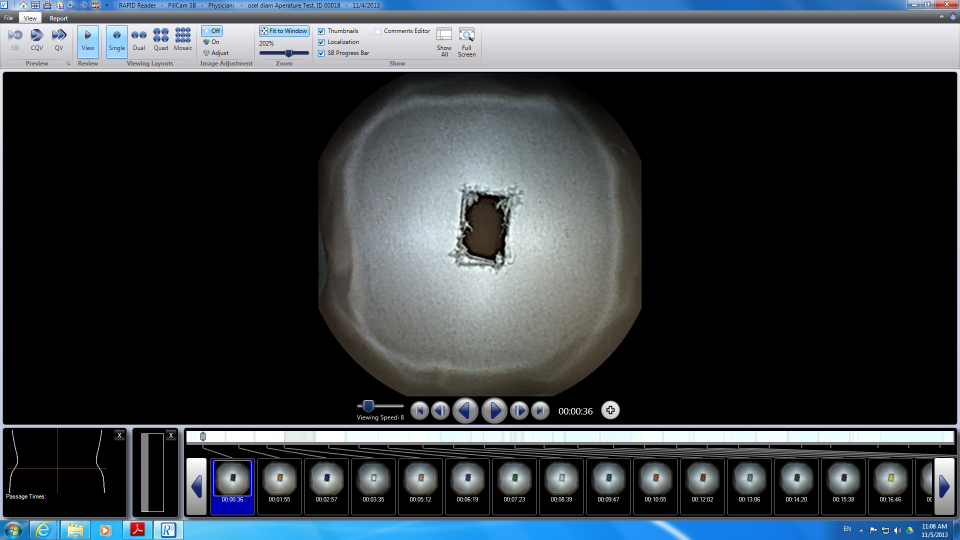
%> input picture 21 capsule images with mask/raw_image/b01.tif, 1920 x 1080 px (shown at 1/2 size); its folder holds 4 pictures in this run
$ octave getcapsule_screen.m   (GNU Octave 9; MATLAB toolbox functions it lacks are replaced by stand-ins)
%> lines starting %> are read from the running program, lines starting %| are printed output that depends on the picture; in (x1, y1, x2, y2) boxes, pixels count from 0 and x2, y2 are one past the last pixel; in counts of white or black regions, pixels touching at a corner belong together; the program's own positions count from 1
%% Retrieve RGB from captured images

% sample range
% original size 1920x1080

% the center
cx = 1920/2;
cy = 1080/2;


cx = 970;
cy = 450;

% the ROI half-size
hl = 15;
window_size = 2 * hl + 1;

% the ROI
xrange = [cx-hl:cx+hl];
yrange = [cy-hl:cy+hl];

rgbcapsule = zeros(24,3);
canvas = uint8(zeros(window_size*4,window_size*6,3));

for i = 1:24

    % derive the filename
    fn = sprintf('raw_image/b%02d.tif',i);

    % read the image
    im = imread(fn);
%> im is the input picture: size 1080x1920x3 uint8; mean R, G, B 57.4, 63.3, 68

    % crop the ROI
    roi = im(yrange,xrange,:);
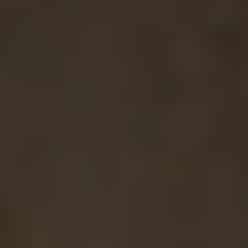
%> roi: size 31x31x3 uint8 (shown 8 times larger); mean R, G, B 61.4, 50.7, 39

    % calculate the average RGB
    rgb = [mean(mean(roi(:,:,1))) mean(mean(roi(:,:,2))) mean(mean(roi(:,:,3)))];
%> rgb = [61.39 50.75 39.03]
    rgbcapsule(i,1:3) = rgb;

    % create a (red) masked image to show where the ROI is
    im(yrange,xrange,1) = 255;
    im(yrange,xrange,2) = 0;
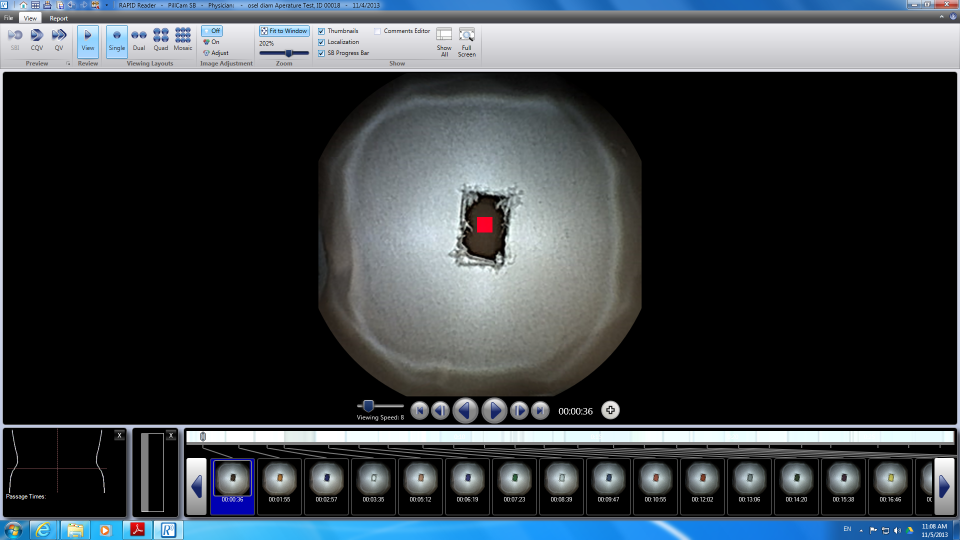
%> im: size 1080x1920x3 uint8 (shown at 1/2 size); mean R, G, B 57.4, 63.3, 68; mean of the top-left, top-right, bottom-left and bottom-right quarters 73.1, 72.2, 51.1, 55.2
    im(yrange,xrange,3) = 0;
%> im: size 1080x1920x3 uint8; 0.05% of pixels changed, all inside (x1, y1, x2, y2) = (954, 434, 985, 465)

    subplot(4,6,i)
    imshow(im)

    % stitch
    row = floor((i-1)/6);
    col = mod((i-1),6);
    posx = window_size * col + 1;
    posy = window_size * row + 1;
    canvas(posy:posy+window_size-1,posx:posx+window_size-1,:) = roi;
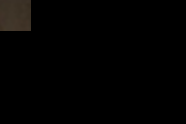
%> canvas: size 124x186x3 uint8; mean R, G, B 2.6, 2.1, 1.6
end
%> pass 2 of the loop `for i = 1:24`:
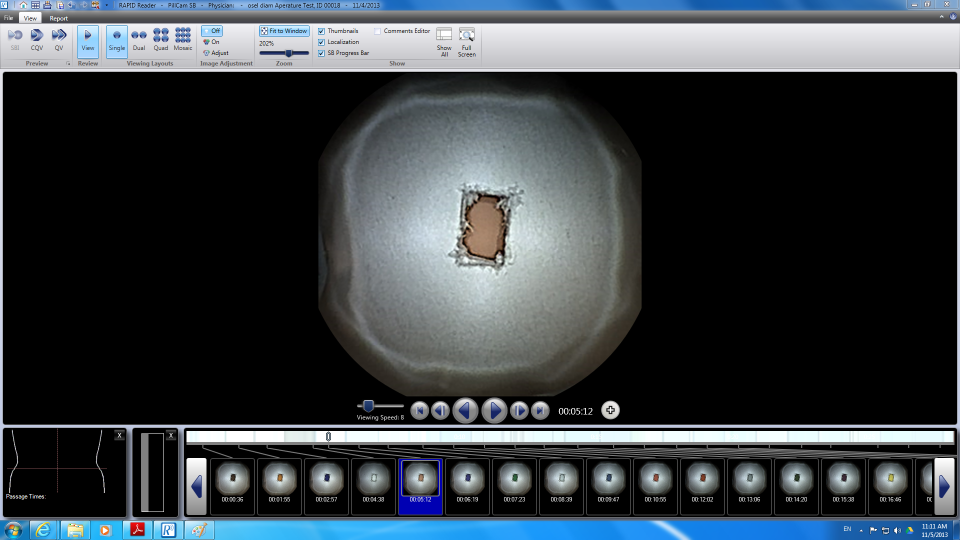
%> input picture 21 capsule images with mask/raw_image/b02.tif, 1920 x 1080 px (shown at 1/2 size)
%> im is the input picture: size 1080x1920x3 uint8; mean R, G, B 56.9, 62.9, 67.7
%> `roi = im(yrange,xrange,:);`:
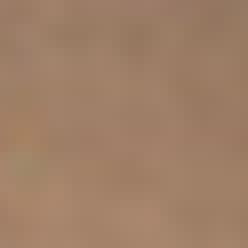
%> roi: size 31x31x3 uint8 (shown 8 times larger); mean R, G, B 159.4, 126.9, 102.8
%> rgb = [159.4 126.9 102.8]
%> `canvas(posy:posy+window_size-1,posx:posx+window_size-1,:) = roi;`:
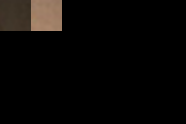
%> canvas: size 124x186x3 uint8; 4.17% of pixels changed, all inside (x1, y1, x2, y2) = (31, 0, 62, 31)
%> pass 3 of the loop `for i = 1:24`:
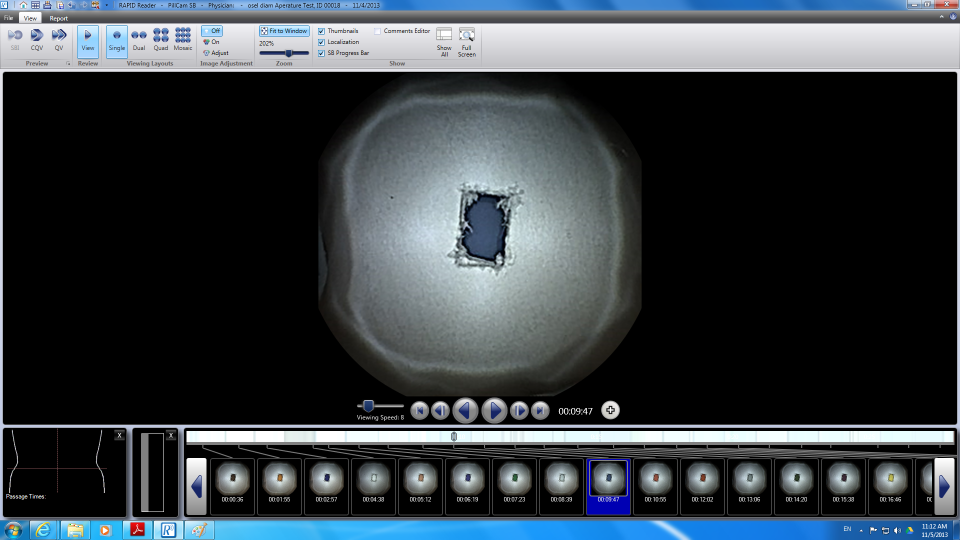
%> input picture 21 capsule images with mask/raw_image/b03.tif, 1920 x 1080 px (shown at 1/2 size)
%> im is the input picture: size 1080x1920x3 uint8; mean R, G, B 55.2, 61.9, 67.1
%> `roi = im(yrange,xrange,:);`:
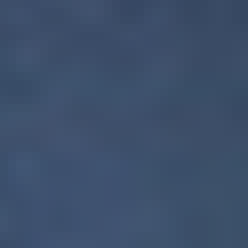
%> roi: size 31x31x3 uint8 (shown 8 times larger); mean R, G, B 60.8, 79.3, 106.8
%> rgb = [60.83 79.33 106.8]
%> `canvas(posy:posy+window_size-1,posx:posx+window_size-1,:) = roi;`:
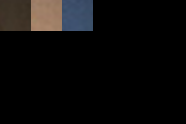
%> canvas: size 124x186x3 uint8; 4.17% of pixels changed, all inside (x1, y1, x2, y2) = (62, 0, 93, 31)
%> (the run ends here)
